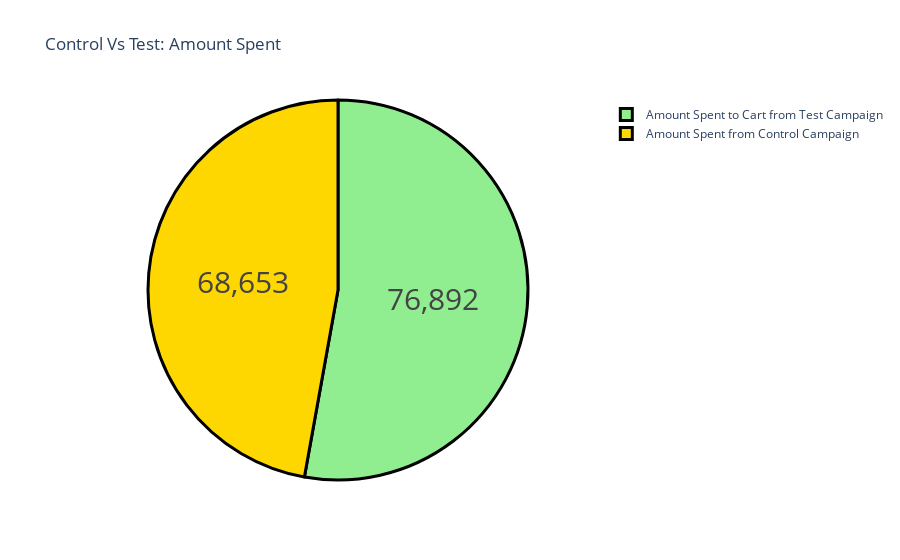

Notebook code for this chart:
### Code cell
# Despite low website clicks, more product were added to the cart from the control campaign
# Now : look at the amount spent on both campaigns:

label = ["Amount Spent from Control Campaign", 
         "Amount Spent to Cart from Test Campaign"]
counts = [sum(control_data["Amount Spend [USD]"]),
          sum(test_data["Amount Spend [USD]"])]
colors = ['gold', 'lightgreen']
fig = go.Figure(data=[go.Pie(labels=label, values=counts)])
fig.update_layout(title_text='Control Vs Test: Amount Spent')
fig.update_traces(hoverinfo='label+percent', textinfo='value',
                  textfont_size=30,
                  marker=dict(colors=colors,
                              line=dict(color='black', width=3)))
fig.show()

### Figure 1 — Plotly figure (JSON) as saved in the notebook; plotly's stock layout.template omitted (floating-point values rounded to 4 significant figures)
{"data": [{"hoverinfo": "label+percent", "labels": ["Amount Spent from Control Campaign", "Amount Spent to Cart from Test Campaign"], "marker": {"colors": ["gold", "lightgreen"], "line": {"color": "black", "width": 3}}, "textfont": {"size": 30}, "textinfo": "value", "type": "pie", "values": [68653, 76892]}], "layout": {"title": {"text": "Control Vs Test: Amount Spent"}}}
